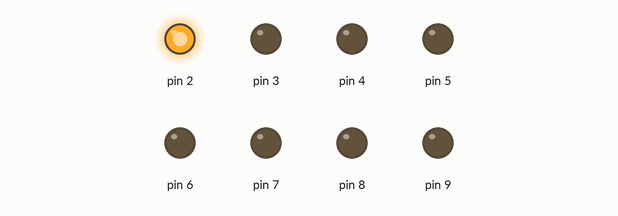
Simulated run of this sketch. Board: Arduino Uno, built with avr-gcc and run on an emulated ATmega328P. On the bench: output pins drawn as LEDs (lit = HIGH).

Above: at 0.2 s.
At 1.2 s:
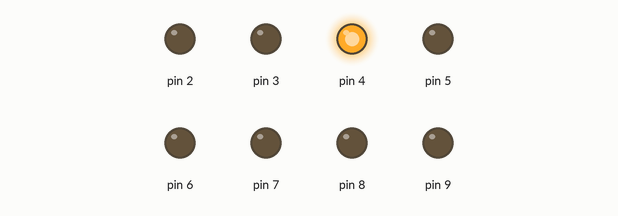
At 1.7 s:
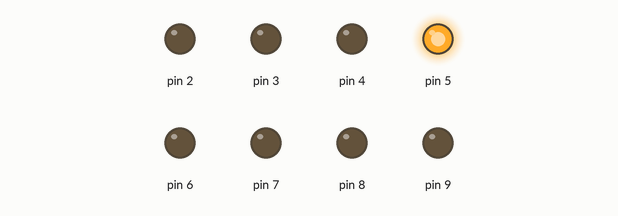
At 2.2 s:
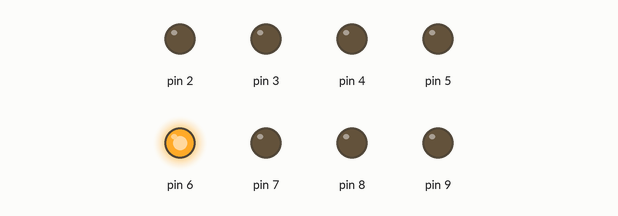
At 3.2 s:
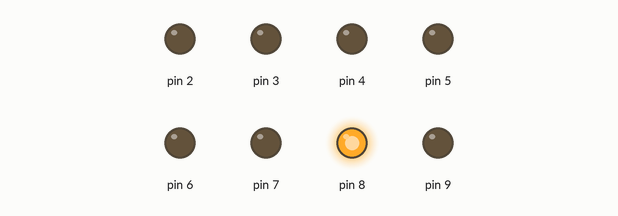
At 4.7 s:
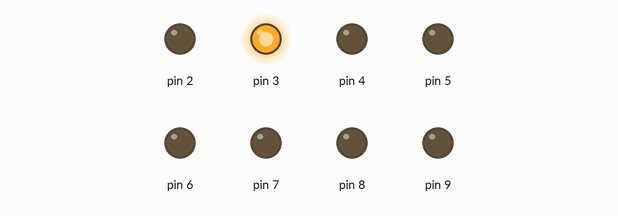
Timing chart, 0 to 5.2 s (numbered marks = the images above):
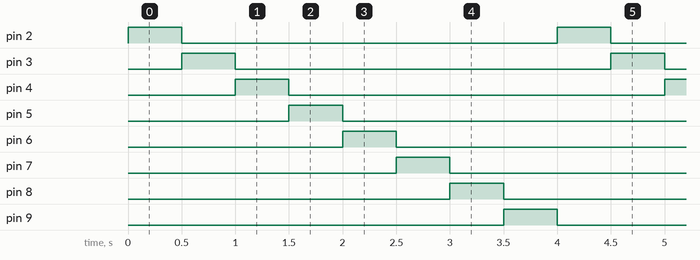

The sketch:

Sequencial_01.ino
```cpp
int t=500;

void setup()
{
pinMode(2, OUTPUT);
pinMode(3, OUTPUT);
pinMode(4, OUTPUT);
pinMode(5, OUTPUT);
pinMode(6, OUTPUT);
pinMode(7, OUTPUT);
pinMode(8, OUTPUT);
pinMode(9, OUTPUT);
}

void loop()
{
digitalWrite(2, HIGH);
delay(t);
digitalWrite(2, LOW);

digitalWrite(3, HIGH);
delay(t);
digitalWrite(3, LOW);

digitalWrite(4, HIGH);
delay(t);
digitalWrite(4, LOW);

digitalWrite(5, HIGH);
delay(t);
digitalWrite(5, LOW);

digitalWrite(6, HIGH);
delay(t);
digitalWrite(6, LOW);

digitalWrite(7, HIGH);
delay(t);
digitalWrite(7, LOW);

digitalWrite(8, HIGH);
delay(t);
digitalWrite(8, LOW);

digitalWrite(9, HIGH);
delay(t);
digitalWrite(9, LOW);
}
```

Measured:
- by itself, pin 2–9: alternates HIGH for 0.50 s and LOW for 3.5 s
- by itself, everything shown: repeats every 4.0 s, in 9 steps
